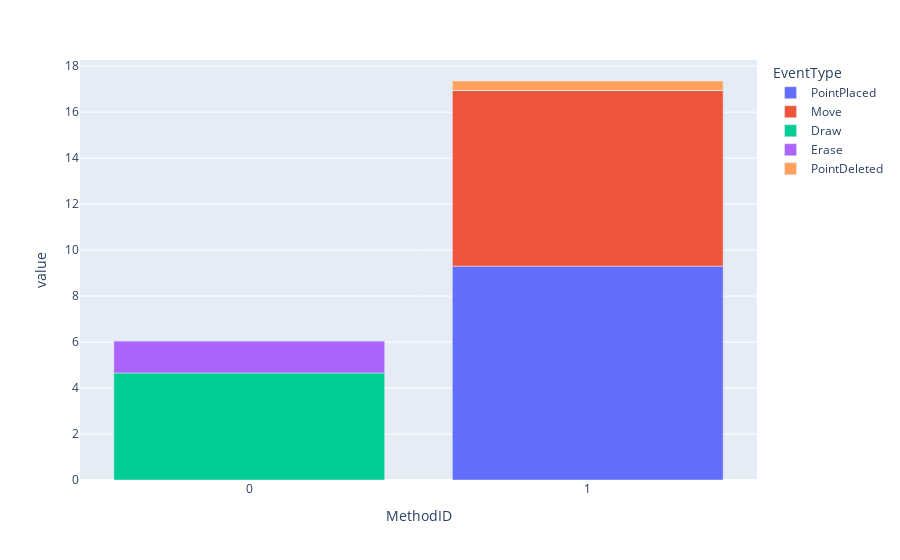

Here is the notebook cell this chart was saved with:
### Code cell
creation_stats = creation_stats.fillna(0)
creation_stats.index = creation_stats.index.set_levels(creation_stats.index.levels[1].astype('category'), level=1)
stats_avg = creation_stats.groupby('MethodID').mean()
stats_avg.index = stats_avg.index.astype('string')
fig = px.bar(stats_avg)
fig.show()

### Figure 1 — Plotly figure (JSON) as saved in the notebook; plotly's stock layout.template omitted (floating-point values rounded to 4 significant figures)
{"data": [{"alignmentgroup": "True", "hovertemplate": "EventType=PointPlaced<br>MethodID=%{x}<br>value=%{y}<extra></extra>", "legendgroup": "PointPlaced", "marker": {"color": "#636efa", "pattern": {"shape": ""}}, "name": "PointPlaced", "offsetgroup": "PointPlaced", "orientation": "v", "showlegend": true, "textposition": "auto", "type": "bar", "x": ["0", "1"], "xaxis": "x", "y": [0, 9.302], "yaxis": "y"}, {"alignmentgroup": "True", "hovertemplate": "EventType=Move<br>MethodID=%{x}<br>value=%{y}<extra></extra>", "legendgroup": "Move", "marker": {"color": "#EF553B", "pattern": {"shape": ""}}, "name": "Move", "offsetgroup": "Move", "orientation": "v", "showlegend": true, "textposition": "auto", "type": "bar", "x": ["0", "1"], "xaxis": "x", "y": [0, 7.646], "yaxis": "y"}, {"alignmentgroup": "True", "hovertemplate": "EventType=Draw<br>MethodID=%{x}<br>value=%{y}<extra></extra>", "legendgroup": "Draw", "marker": {"color": "#00cc96", "pattern": {"shape": ""}}, "name": "Draw", "offsetgroup": "Draw", "orientation": "v", "showlegend": true, "textposition": "auto", "type": "bar", "x": ["0", "1"], "xaxis": "x", "y": [4.656, 0], "yaxis": "y"}, {"alignmentgroup": "True", "hovertemplate": "EventType=Erase<br>MethodID=%{x}<br>value=%{y}<extra></extra>", "legendgroup": "Erase", "marker": {"color": "#ab63fa", "pattern": {"shape": ""}}, "name": "Erase", "offsetgroup": "Erase", "orientation": "v", "showlegend": true, "textposition": "auto", "type": "bar", "x": ["0", "1"], "xaxis": "x", "y": [1.396, 0], "yaxis": "y"}, {"alignmentgroup": "True", "hovertemplate": "EventType=PointDeleted<br>MethodID=%{x}<br>value=%{y}<extra></extra>", "legendgroup": "PointDeleted", "marker": {"color": "#FFA15A", "pattern": {"shape": ""}}, "name": "PointDeleted", "offsetgroup": "PointDeleted", "orientation": "v", "showlegend": true, "textposition": "auto", "type": "bar", "x": ["0", "1"], "xaxis": "x", "y": [0, 0.4062], "yaxis": "y"}], "layout": {"barmode": "relative", "legend": {"title": {"text": "EventType"}, "tracegroupgap": 0}, "margin": {"t": 60}, "xaxis": {"anchor": "y", "domain": [0, 1], "title": {"text": "MethodID"}}, "yaxis": {"anchor": "x", "domain": [0, 1], "title": {"text": "value"}}}}
